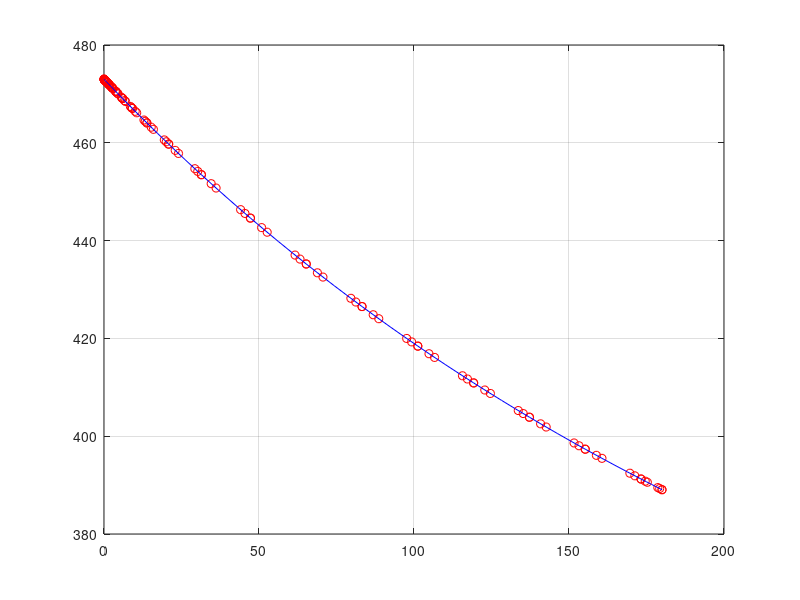

Reproduce this figure in MATLAB.
function integration3
[t,T] = ode45(@heat, [0 180], [473]);
figure(1); plot(t,T,'b-')
grid on

function dT = heat(t,T)
p=300; v=0.001; a=0.025; c=900;
h=30; e=0.8; s=5.67e-8;
dT=(a/(p*c*v))*(e*s*(297^4-T^4)+h*(297-T));
figure(1)
plot(t,T,'ro')
hold on
